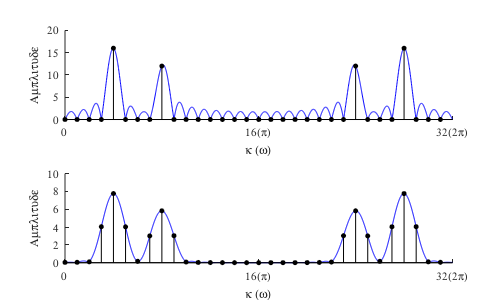
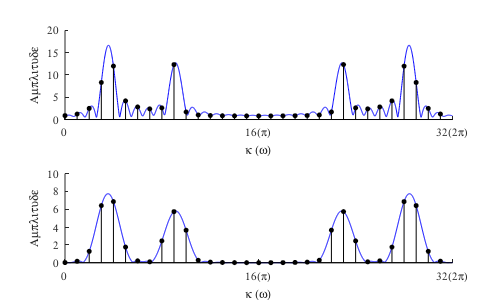

These charts were generated, in order, by the following MATLAB code:
% DFT of cosines with period matching or not matching

clear; close all;

set(0,'DefaultAxesFontName','Times','DefaultAxesFontUnits','points',...
   'DefaultAxesFontSize',8,'DefaultTextFontName','Times','DefaultTextFontUnits',...
   'points','DefaultTextFontSize',8);

f1=figure;
set(f1,'PaperPosition',[1 1 5 3]);

n=(0:31);

x=cos(2*pi*(1/8)*n)+0.75*cos(2*pi*(2/8)*n);
X1=fft(x,2048);
X0=fft(x,32);

w=hanning(32);
v=w'.*(cos(2*pi*(1/8)*n)+0.75*cos(2*pi*(2/8)*n));
V1=fft(v,2048);
V0=fft(v,32);

y=cos(2*pi*(1/9)*n)+0.75*cos(2*pi*(2/7)*n);
Y1=fft(y,2048);
Y0=fft(y,32);


z=w'.*(cos(2*pi*(1/9)*n)+0.75*cos(2*pi*(2/7)*n));
Z1=fft(z,2048);
Z0=fft(z,32);

F0=(0:31)*(1/32);
F1=(0:2047)*(1/2048);
k=(0:31);


%subplot(3,1,1), plot(F0,abs(X0),'.k',F1,abs(X1),'b'); box off
%subplot(3,1,2), plot(F0,abs(Y0),'.k',F1,abs(Y1),'b'); box off
%subplot(3,1,3), plot(F0,abs(Z0),'.k',F1,abs(Z1),'b'); box off



subplot(2,1,1)
plot(32*F1,abs(X1),'b');
hold on
stem(k,abs(X0),'filled','k','markersize',3);
hold off
box off
set(gca,'xtick',[0 16  32]);
axis([0 32 0 20]);
xlabel('\itk \rm(\omega)');
ylabel('Amplitude');
%title('Rectangular window');
set(gca,'xticklabel',{'0';'16(p)';'32(2p)'},'fontname','symbol');


subplot(2,1,2)
plot(32*F1,abs(V1),'b');
hold on
stem(k,abs(V0),'filled','k','markersize',3);
hold off
box off
set(gca,'xtick',[0 16  32]);
axis([0 32 0 10]);
xlabel('\itk \rm(\omega)');
ylabel('Amplitude');
%title('Hann window');
set(gca,'xticklabel',{'0';'16(p)';'32(2p)'},'fontname','symbol');

f2=figure;
set(f2,'PaperPosition',[1 1 5 3]);

subplot(2,1,1)
plot(32*F1,abs(Y1),'b');
hold on
stem(k,abs(Y0),'filled','k','markersize',3);
hold off
box off
set(gca,'xtick',[0 16  32]);
axis([0 32 0 20]);
xlabel('\itk \rm(\omega)');
ylabel('Amplitude');
%title('Rectangular window')
set(gca,'xticklabel',{'0';'16(p)';'32(2p)'},'fontname','symbol');

subplot(2,1,2)
plot(32*F1,abs(Z1),'b');
hold on
stem(k,abs(Z0),'filled','k','markersize',3);
hold off
box off
set(gca,'xtick',[0 16  32]);
axis([0 32 0 10]);
xlabel('\itk \rm(\omega)');
ylabel('Amplitude');
%title('Hann window');
set(gca,'xticklabel',{'0';'16(p)';'32(2p)'},'fontname','symbol');


